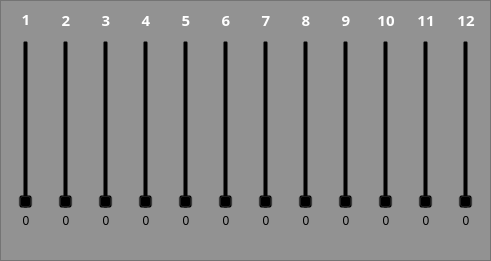
   <widget class="QFrame" name="frame_channels">
    <property name="geometry">
     <rect>
      <x>10</x>
      <y>60</y>
      <width>491</width>
      <height>261</height>
     </rect>
    </property>
    <property name="styleSheet">
     <string notr="true">background-color: rgba(105, 105, 105, 120);
border-color: rgb(255, 255, 255);</string>
    </property>
    <property name="frameShape">
     <enum>QFrame::StyledPanel</enum>
    </property>
    <widget class="QSlider" name="verticalSlider_a_1">
     <property name="geometry">
      <rect>
       <x>10</x>
       <y>40</y>
       <width>32</width>
       <height>169</height>
      </rect>
     </property>
     <property name="styleSheet">
      <string notr="true">background-color: rgba(0, 0, 0, 0);</string>
     </property>
     <property name="maximum">
      <number>127</number>
     </property>
     <property name="orientation">
      <enum>Qt::Vertical</enum>
     </property>
     <property name="tickPosition">
      <enum>QSlider::TicksBothSides</enum>
     </property>
     <property name="tickInterval">
      <number>8</number>
     </property>
    </widget>
    <widget class="QSlider" name="verticalSlider_a_2">
     <property name="geometry">
      <rect>
       <x>50</x>
       <y>40</y>
       <width>32</width>
       <height>169</height>
      </rect>
     </property>
     <property name="styleSheet">
      <string notr="true">background-color: rgba(0, 0, 0, 0);</string>
     </property>
     <property name="maximum">
      <number>127</number>
     </property>
     <property name="orientation">
      <enum>Qt::Vertical</enum>
     </property>
     <property name="tickPosition">
      <enum>QSlider::TicksBothSides</enum>
     </property>
     <property name="tickInterval">
      <number>8</number>
     </property>
    </widget>
    <widget class="QSlider" name="verticalSlider_a_3">
     <property name="geometry">
      <rect>
       <x>90</x>
       <y>40</y>
       <width>32</width>
       <height>169</height>
      </rect>
     </property>
     <property name="styleSheet">
      <string notr="true">background-color: rgba(0, 0, 0, 0);</string>
     </property>
     <property name="maximum">
      <number>127</number>
     </property>
     <property name="orientation">
      <enum>Qt::Vertical</enum>
     </property>
     <property name="tickPosition">
      <enum>QSlider::TicksBothSides</enum>
     </property>
     <property name="tickInterval">
      <number>8</number>
     </property>
    </widget>
    <widget class="QSlider" name="verticalSlider_a_4">
     <property name="geometry">
      <rect>
       <x>130</x>
       <y>40</y>
       <width>32</width>
       <height>169</height>
      </rect>
     </property>
     <property name="styleSheet">
      <string notr="true">background-color: rgba(0, 0, 0, 0);</string>
     </property>
     <property name="maximum">
      <number>127</number>
     </property>
     <property name="orientation">
      <enum>Qt::Vertical</enum>
     </property>
     <property name="tickPosition">
      <enum>QSlider::TicksBothSides</enum>
     </property>
     <property name="tickInterval">
      <number>8</number>
     </property>
    </widget>
    <widget class="QSlider" name="verticalSlider_a_5">
     <property name="geometry">
      <rect>
       <x>170</x>
       <y>40</y>
       <width>32</width>
       <height>169</height>
      </rect>
     </property>
     <property name="styleSheet">
      <string notr="true">background-color: rgba(0, 0, 0, 0);</string>
     </property>
     <property name="maximum">
      <number>127</number>
     </property>
     <property name="orientation">
      <enum>Qt::Vertical</enum>
     </property>
     <property name="tickPosition">
      <enum>QSlider::TicksBothSides</enum>
     </property>
     <property name="tickInterval">
      <number>8</number>
     </property>
    </widget>
    <widget class="QSlider" name="verticalSlider_a_6">
     <property name="geometry">
      <rect>
       <x>210</x>
       <y>40</y>
       <width>32</width>
       <height>169</height>
      </rect>
     </property>
     <property name="styleSheet">
      <string notr="true">background-color: rgba(0, 0, 0, 0);</string>
     </property>
     <property name="maximum">
      <number>127</number>
     </property>
     <property name="orientation">
      <enum>Qt::Vertical</enum>
     </property>
     <property name="tickPosition">
      <enum>QSlider::TicksBothSides</enum>
     </property>
     <property name="tickInterval">
      <number>8</number>
     </property>
    </widget>
    <widget class="QSlider" name="verticalSlider_a_7">
     <property name="geometry">
      <rect>
       <x>250</x>
       <y>40</y>
       <width>32</width>
       <height>169</height>
      </rect>
     </property>
     <property name="styleSheet">
      <string notr="true">background-color: rgba(0, 0, 0, 0);</string>
     </property>
     <property name="maximum">
      <number>127</number>
     </property>
     <property name="orientation">
      <enum>Qt::Vertical</enum>
     </property>
     <property name="tickPosition">
      <enum>QSlider::TicksBothSides</enum>
     </property>
     <property name="tickInterval">
      <number>8</number>
     </property>
    </widget>
    <widget class="QSlider" name="verticalSlider_a_8">
     <property name="geometry">
      <rect>
       <x>290</x>
       <y>40</y>
       <width>32</width>
       <height>169</height>
      </rect>
     </property>
     <property name="styleSheet">
      <string notr="true">background-color: rgba(0, 0, 0, 0);</string>
     </property>
     <property name="maximum">
      <number>127</number>
     </property>
     <property name="orientation">
      <enum>Qt::Vertical</enum>
     </property>
     <property name="tickPosition">
      <enum>QSlider::TicksBothSides</enum>
     </property>
     <property name="tickInterval">
      <number>8</number>
     </property>
    </widget>
    <widget class="QSlider" name="verticalSlider_a_9">
     <property name="geometry">
      <rect>
       <x>330</x>
       <y>40</y>
       <width>32</width>
       <height>169</height>
      </rect>
     </property>
     <property name="styleSheet">
      <string notr="true">background-color: rgba(0, 0, 0, 0);</string>
     </property>
     <property name="maximum">
      <number>127</number>
     </property>
     <property name="orientation">
      <enum>Qt::Vertical</enum>
     </property>
     <property name="tickPosition">
      <enum>QSlider::TicksBothSides</enum>
     </property>
     <property name="tickInterval">
      <number>8</number>
     </property>
    </widget>
    <widget class="QSlider" name="verticalSlider_a_10">
     <property name="geometry">
      <rect>
       <x>370</x>
       <y>40</y>
       <width>32</width>
       <height>169</height>
      </rect>
     </property>
     <property name="styleSheet">
      <string notr="true">background-color: rgba(0, 0, 0, 0);</string>
     </property>
     <property name="maximum">
      <number>127</number>
     </property>
     <property name="orientation">
      <enum>Qt::Vertical</enum>
     </property>
     <property name="tickPosition">
      <enum>QSlider::TicksBothSides</enum>
     </property>
     <property name="tickInterval">
      <number>8</number>
     </property>
    </widget>
    <widget class="QSlider" name="verticalSlider_a_11">
     <property name="geometry">
      <rect>
       <x>410</x>
       <y>40</y>
       <width>32</width>
       <height>169</height>
      </rect>
     </property>
     <property name="styleSheet">
      <string notr="true">background-color: rgba(0, 0, 0, 0);</string>
     </property>
     <property name="maximum">
      <number>127</number>
     </property>
     <property name="orientation">
      <enum>Qt::Vertical</enum>
     </property>
     <property name="tickPosition">
      <enum>QSlider::TicksBothSides</enum>
     </property>
     <property name="tickInterval">
      <number>8</number>
     </property>
    </widget>
    <widget class="QSlider" name="verticalSlider_a_12">
     <property name="geometry">
      <rect>
       <x>450</x>
       <y>40</y>
       <width>32</width>
       <height>169</height>
      </rect>
     </property>
     <property name="styleSheet">
      <string notr="true">background-color: rgba(0, 0, 0, 0);</string>
     </property>
     <property name="maximum">
      <number>127</number>
     </property>
     <property name="orientation">
      <enum>Qt::Vertical</enum>
     </property>
     <property name="tickPosition">
      <enum>QSlider::TicksBothSides</enum>
     </property>
     <property name="tickInterval">
      <number>8</number>
     </property>
    </widget>
    <widget class="QLabel" name="label_a_1">
     <property name="geometry">
      <rect>
       <x>10</x>
       <y>10</y>
       <width>32</width>
       <height>20</height>
      </rect>
     </property>
     <property name="font">
      <font>
       <family>Agency FB</family>
       <pointsize>11</pointsize>
       <weight>75</weight>
       <bold>true</bold>
      </font>
     </property>
     <property name="styleSheet">
      <string notr="true">background-color: rgba(0, 0, 0, 0);
color: rgb(255, 255, 255);</string>
     </property>
     <property name="text">
      <string>1</string>
     </property>
     <property name="alignment">
      <set>Qt::AlignBottom|Qt::AlignHCenter</set>
     </property>
    </widget>
    <widget class="QLabel" name="label_a_2">
     <property name="geometry">
      <rect>
       <x>50</x>
       <y>10</y>
       <width>32</width>
       <height>21</height>
      </rect>
     </property>
     <property name="font">
      <font>
       <family>Agency FB</family>
       <pointsize>11</pointsize>
       <weight>75</weight>
       <bold>true</bold>
      </font>
     </property>
     <property name="styleSheet">
      <string notr="true">background-color: rgba(0, 0, 0, 0);
color: rgb(255, 255, 255);</string>
     </property>
     <property name="text">
      <string>2</string>
     </property>
     <property name="alignment">
      <set>Qt::AlignBottom|Qt::AlignHCenter</set>
     </property>
    </widget>
    <widget class="QLabel" name="label_a_3">
     <property name="geometry">
      <rect>
       <x>90</x>
       <y>10</y>
       <width>32</width>
       <height>21</height>
      </rect>
     </property>
     <property name="font">
      <font>
       <family>Agency FB</family>
       <pointsize>11</pointsize>
       <weight>75</weight>
       <bold>true</bold>
      </font>
     </property>
     <property name="styleSheet">
      <string notr="true">background-color: rgba(0, 0, 0, 0);
color: rgb(255, 255, 255);</string>
     </property>
     <property name="text">
      <string>3</string>
     </property>
     <property name="alignment">
      <set>Qt::AlignBottom|Qt::AlignHCenter</set>
     </property>
    </widget>
    <widget class="QLabel" name="label_a_4">
     <property name="geometry">
      <rect>
       <x>130</x>
       <y>10</y>
       <width>32</width>
       <height>21</height>
      </rect>
     </property>
     <property name="font">
      <font>
       <family>Agency FB</family>
       <pointsize>11</pointsize>
       <weight>75</weight>
       <bold>true</bold>
      </font>
     </property>
     <property name="styleSheet">
      <string notr="true">background-color: rgba(0, 0, 0, 0);
color: rgb(255, 255, 255);</string>
     </property>
     <property name="text">
      <string>4</string>
     </property>
     <property name="alignment">
      <set>Qt::AlignBottom|Qt::AlignHCenter</set>
     </property>
    </widget>
    <widget class="QLabel" name="label_a_5">
     <property name="geometry">
      <rect>
       <x>170</x>
       <y>10</y>
       <width>32</width>
       <height>21</height>
      </rect>
     </property>
     <property name="font">
      <font>
       <family>Agency FB</family>
       <pointsize>11</pointsize>
       <weight>75</weight>
       <bold>true</bold>
      </font>
     </property>
     <property name="styleSheet">
      <string notr="true">background-color: rgba(0, 0, 0, 0);
color: rgb(255, 255, 255);</string>
     </property>
     <property name="text">
      <string>5</string>
     </property>
     <property name="alignment">
      <set>Qt::AlignBottom|Qt::AlignHCenter</set>
     </property>
    </widget>
    <widget class="QLabel" name="label_a_6">
     <property name="geometry">
      <rect>
       <x>210</x>
       <y>10</y>
       <width>32</width>
       <height>21</height>
      </rect>
     </property>
     <property name="font">
      <font>
       <family>Agency FB</family>
       <pointsize>11</pointsize>
       <weight>75</weight>
       <bold>true</bold>
      </font>
     </property>
     <property name="styleSheet">
      <string notr="true">
color: rgb(255, 255, 255);background-color: rgba(0, 0, 0, 0);</string>
     </property>
     <property name="text">
      <string>6</string>
     </property>
     <property name="alignment">
      <set>Qt::AlignBottom|Qt::AlignHCenter</set>
     </property>
    </widget>
    <widget class="QLabel" name="label_a_7">
     <property name="geometry">
      <rect>
       <x>250</x>
       <y>10</y>
       <width>32</width>
       <height>21</height>
      </rect>
     </property>
     <property name="font">
      <font>
       <family>Agency FB</family>
       <pointsize>11</pointsize>
       <weight>75</weight>
       <bold>true</bold>
      </font>
     </property>
     <property name="styleSheet">
      <string notr="true">background-color: rgba(0, 0, 0, 0);
color: rgb(255, 255, 255);</string>
     </property>
     <property name="text">
      <string>7</string>
     </property>
     <property name="alignment">
      <set>Qt::AlignBottom|Qt::AlignHCenter</set>
     </property>
    </widget>
    <widget class="QLabel" name="label_a_8">
     <property name="geometry">
      <rect>
       <x>290</x>
       <y>10</y>
       <width>32</width>
       <height>21</height>
      </rect>
     </property>
     <property name="font">
      <font>
       <family>Agency FB</family>
       <pointsize>11</pointsize>
       <weight>75</weight>
       <bold>true</bold>
      </font>
     </property>
     <property name="styleSheet">
      <string notr="true">background-color: rgba(0, 0, 0, 0);
color: rgb(255, 255, 255);</string>
     </property>
     <property name="text">
      <string>8</string>
     </property>
     <property name="alignment">
      <set>Qt::AlignBottom|Qt::AlignHCenter</set>
     </property>
    </widget>
    <widget class="QLabel" name="label_a_9">
     <property name="geometry">
      <rect>
       <x>330</x>
       <y>10</y>
       <width>32</width>
       <height>21</height>
      </rect>
     </property>
     <property name="font">
      <font>
       <family>Agency FB</family>
       <pointsize>11</pointsize>
       <weight>75</weight>
       <bold>true</bold>
      </font>
     </property>
     <property name="styleSheet">
      <string notr="true">background-color: rgba(0, 0, 0, 0);
color: rgb(255, 255, 255);</string>
     </property>
     <property name="text">
      <string>9</string>
     </property>
     <property name="alignment">
      <set>Qt::AlignBottom|Qt::AlignHCenter</set>
     </property>
    </widget>
    <widget class="QLabel" name="label_a_10">
     <property name="geometry">
      <rect>
       <x>370</x>
       <y>10</y>
       <width>32</width>
       <height>21</height>
      </rect>
     </property>
     <property name="font">
      <font>
       <family>Agency FB</family>
       <pointsize>11</pointsize>
       <weight>75</weight>
       <bold>true</bold>
      </font>
     </property>
     <property name="styleSheet">
      <string notr="true">background-color: rgba(0, 0, 0, 0);
color: rgb(255, 255, 255);</string>
     </property>
     <property name="text">
      <string>10</string>
     </property>
     <property name="alignment">
      <set>Qt::AlignBottom|Qt::AlignHCenter</set>
     </property>
    </widget>
    <widget class="QLabel" name="label_a_11">
     <property name="geometry">
      <rect>
       <x>410</x>
       <y>10</y>
       <width>32</width>
       <height>21</height>
      </rect>
     </property>
     <property name="font">
      <font>
       <family>Agency FB</family>
       <pointsize>11</pointsize>
       <weight>75</weight>
       <bold>true</bold>
      </font>
     </property>
     <property name="styleSheet">
      <string notr="true">background-color: rgba(0, 0, 0, 0);
color: rgb(255, 255, 255);</string>
     </property>
     <property name="text">
      <string>11</string>
     </property>
     <property name="alignment">
      <set>Qt::AlignBottom|Qt::AlignHCenter</set>
     </property>
    </widget>
    <widget class="QLabel" name="label_a_12">
     <property name="geometry">
      <rect>
       <x>450</x>
       <y>10</y>
       <width>32</width>
       <height>21</height>
      </rect>
     </property>
     <property name="font">
      <font>
       <family>Agency FB</family>
       <pointsize>11</pointsize>
       <weight>75</weight>
       <bold>true</bold>
      </font>
     </property>
     <property name="styleSheet">
      <string notr="true">background-color: rgba(0, 0, 0, 0);
color: rgb(255, 255, 255);</string>
     </property>
     <property name="text">
      <string>12</string>
     </property>
     <property name="alignment">
      <set>Qt::AlignBottom|Qt::AlignHCenter</set>
     </property>
    </widget>
    <widget class="QLabel" name="label_a_value_1">
     <property name="geometry">
      <rect>
       <x>10</x>
       <y>210</y>
       <width>32</width>
       <height>21</height>
      </rect>
     </property>
     <property name="styleSheet">
      <string notr="true">background-color: rgba(0, 0, 0, 0);</string>
     </property>
     <property name="text">
      <string>0</string>
     </property>
     <property name="alignment">
      <set>Qt::AlignCenter</set>
     </property>
    </widget>
    <widget class="QLabel" name="label_a_value_2">
     <property name="geometry">
      <rect>
       <x>50</x>
       <y>210</y>
       <width>32</width>
       <height>21</height>
      </rect>
     </property>
     <property name="styleSheet">
      <string notr="true">background-color: rgba(0, 0, 0, 0);</string>
     </property>
     <property name="text">
      <string>0</string>
     </property>
     <property name="alignment">
      <set>Qt::AlignCenter</set>
     </property>
    </widget>
    <widget class="QLabel" name="label_a_value_3">
     <property name="geometry">
      <rect>
       <x>90</x>
       <y>210</y>
       <width>32</width>
       <height>21</height>
      </rect>
     </property>
     <property name="styleSheet">
      <string notr="true">background-color: rgba(0, 0, 0, 0);</string>
     </property>
     <property name="text">
      <string>0</string>
     </property>
     <property name="alignment">
      <set>Qt::AlignCenter</set>
     </property>
    </widget>
    <widget class="QLabel" name="label_a_value_4">
     <property name="geometry">
      <rect>
       <x>130</x>
       <y>210</y>
       <width>32</width>
       <height>21</height>
      </rect>
     </property>
     <property name="styleSheet">
      <string notr="true">background-color: rgba(0, 0, 0, 0);</string>
     </property>
     <property name="text">
      <string>0</string>
     </property>
     <property name="alignment">
      <set>Qt::AlignCenter</set>
     </property>
    </widget>
    <widget class="QLabel" name="label_a_value_5">
     <property name="geometry">
      <rect>
       <x>170</x>
       <y>210</y>
       <width>32</width>
       <height>21</height>
      </rect>
     </property>
     <property name="styleSheet">
      <string notr="true">background-color: rgba(0, 0, 0, 0);</string>
     </property>
     <property name="text">
      <string>0</string>
     </property>
     <property name="alignment">
      <set>Qt::AlignCenter</set>
     </property>
    </widget>
    <widget class="QLabel" name="label_a_value_6">
     <property name="geometry">
      <rect>
       <x>210</x>
       <y>210</y>
       <width>32</width>
       <height>21</height>
      </rect>
     </property>
     <property name="styleSheet">
      <string notr="true">background-color: rgba(0, 0, 0, 0);</string>
     </property>
     <property name="text">
      <string>0</string>
     </property>
     <property name="alignment">
      <set>Qt::AlignCenter</set>
     </property>
    </widget>
    <widget class="QLabel" name="label_a_value_7">
     <property name="geometry">
      <rect>
       <x>250</x>
       <y>210</y>
       <width>32</width>
       <height>21</height>
      </rect>
     </property>
     <property name="styleSheet">
      <string notr="true">background-color: rgba(0, 0, 0, 0);</string>
     </property>
     <property name="text">
      <string>0</string>
     </property>
     <property name="alignment">
      <set>Qt::AlignCenter</set>
     </property>
    </widget>
    <widget class="QLabel" name="label_a_value_8">
     <property name="geometry">
      <rect>
       <x>290</x>
       <y>210</y>
       <width>32</width>
       <height>21</height>
      </rect>
     </property>
     <property name="styleSheet">
      <string notr="true">background-color: rgba(0, 0, 0, 0);</string>
     </property>
     <property name="text">
      <string>0</string>
     </property>
     <property name="alignment">
      <set>Qt::AlignCenter</set>
     </property>
    </widget>
    <widget class="QLabel" name="label_a_value_9">
     <property name="geometry">
      <rect>
       <x>330</x>
       <y>210</y>
       <width>32</width>
       <height>21</height>
      </rect>
     </property>
     <property name="styleSheet">
      <string notr="true">background-color: rgba(0, 0, 0, 0);</string>
     </property>
     <property name="text">
      <string>0</string>
     </property>
     <property name="alignment">
      <set>Qt::AlignCenter</set>
     </property>
    </widget>
    <widget class="QLabel" name="label_a_value_10">
     <property name="geometry">
      <rect>
       <x>370</x>
       <y>210</y>
       <width>32</width>
       <height>21</height>
      </rect>
     </property>
     <property name="styleSheet">
      <string notr="true">background-color: rgba(0, 0, 0, 0);</string>
     </property>
     <property name="text">
      <string>0</string>
     </property>
     <property name="alignment">
      <set>Qt::AlignCenter</set>
     </property>
    </widget>
    <widget class="QLabel" name="label_a_value_11">
     <property name="geometry">
      <rect>
       <x>410</x>
       <y>210</y>
       <width>32</width>
       <height>21</height>
      </rect>
     </property>
     <property name="styleSheet">
      <string notr="true">background-color: rgba(0, 0, 0, 0);</string>
     </property>
     <property name="text">
      <string>0</string>
     </property>
     <property name="alignment">
      <set>Qt::AlignCenter</set>
     </property>
    </widget>
    <widget class="QLabel" name="label_a_value_12">
     <property name="geometry">
      <rect>
       <x>450</x>
       <y>210</y>
       <width>32</width>
       <height>21</height>
      </rect>
     </property>
     <property name="styleSheet">
      <string notr="true">background-color: rgba(0, 0, 0, 0);</string>
     </property>
     <property name="text">
      <string>0</string>
     </property>
     <property name="alignment">
      <set>Qt::AlignCenter</set>
     </property>
    </widget>
    <widget class="QCheckBox" name="checkBox_a_1">
     <property name="geometry">
      <rect>
       <x>20</x>
       <y>230</y>
       <width>16</width>
       <height>21</height>
      </rect>
     </property>
     <property name="styleSheet">
      <string notr="true">background-color: rgba(0, 0, 0, 0);</string>
     </property>
     <property name="text">
      <string/>
     </property>
    </widget>
    <widget class="QCheckBox" name="checkBox_a_2">
     <property name="geometry">
      <rect>
       <x>60</x>
       <y>230</y>
       <width>31</width>
       <height>21</height>
      </rect>
     </property>
     <property name="styleSheet">
      <string notr="true">background-color: rgba(0, 0, 0, 0);</string>
     </property>
     <property name="text">
      <string/>
     </property>
    </widget>
    <widget class="QCheckBox" name="checkBox_a_3">
     <property name="geometry">
      <rect>
       <x>100</x>
       <y>230</y>
       <width>31</width>
       <height>21</height>
      </rect>
     </property>
     <property name="styleSheet">
      <string notr="true">background-color: rgba(0, 0, 0, 0);</string>
     </property>
     <property name="text">
      <string/>
     </property>
    </widget>
    <widget class="QCheckBox" name="checkBox_a_4">
     <property name="geometry">
      <rect>
       <x>140</x>
       <y>230</y>
       <width>31</width>
       <height>21</height>
      </rect>
     </property>
     <property name="styleSheet">
      <string notr="true">background-color: rgba(0, 0, 0, 0);</string>
     </property>
     <property name="text">
      <string/>
     </property>
    </widget>
    <widget class="QCheckBox" name="checkBox_a_5">
     <property name="geometry">
      <rect>
       <x>180</x>
       <y>230</y>
       <width>31</width>
       <height>21</height>
      </rect>
     </property>
     <property name="styleSheet">
      <string notr="true">background-color: rgba(0, 0, 0, 0);</string>
     </property>
     <property name="text">
      <string/>
     </property>
    </widget>
    <widget class="QCheckBox" name="checkBox_a_6">
     <property name="geometry">
      <rect>
       <x>220</x>
       <y>230</y>
       <width>31</width>
       <height>21</height>
      </rect>
     </property>
     <property name="styleSheet">
      <string notr="true">background-color: rgba(0, 0, 0, 0);</string>
     </property>
     <property name="text">
      <string/>
     </property>
    </widget>
    <widget class="QCheckBox" name="checkBox_a_7">
     <property name="geometry">
      <rect>
       <x>260</x>
       <y>230</y>
       <width>31</width>
       <height>21</height>
      </rect>
     </property>
     <property name="styleSheet">
      <string notr="true">background-color: rgba(0, 0, 0, 0);</string>
     </property>
     <property name="text">
      <string/>
     </property>
    </widget>
    <widget class="QCheckBox" name="checkBox_a_8">
     <property name="geometry">
      <rect>
       <x>300</x>
       <y>230</y>
       <width>31</width>
       <height>21</height>
      </rect>
     </property>
     <property name="styleSheet">
      <string notr="true">background-color: rgba(0, 0, 0, 0);</string>
     </property>
     <property name="text">
      <string/>
     </property>
    </widget>
    <widget class="QCheckBox" name="checkBox_a_9">
     <property name="geometry">
      <rect>
       <x>340</x>
       <y>230</y>
       <width>31</width>
       <height>21</height>
      </rect>
     </property>
     <property name="styleSheet">
      <string notr="true">background-color: rgba(0, 0, 0, 0);</string>
     </property>
     <property name="text">
      <string/>
     </property>
    </widget>
    <widget class="QCheckBox" name="checkBox_a_10">
     <property name="geometry">
      <rect>
       <x>380</x>
       <y>230</y>
       <width>31</width>
       <height>21</height>
      </rect>
     </property>
     <property name="styleSheet">
      <string notr="true">background-color: rgba(0, 0, 0, 0);</string>
     </property>
     <property name="text">
      <string/>
     </property>
    </widget>
    <widget class="QCheckBox" name="checkBox_a_11">
     <property name="geometry">
      <rect>
       <x>420</x>
       <y>230</y>
       <width>31</width>
       <height>21</height>
      </rect>
     </property>
     <property name="styleSheet">
      <string notr="true">background-color: rgba(0, 0, 0, 0);</string>
     </property>
     <property name="text">
      <string/>
     </property>
    </widget>
    <widget class="QCheckBox" name="checkBox_a_12">
     <property name="geometry">
      <rect>
       <x>460</x>
       <y>230</y>
       <width>21</width>
       <height>21</height>
      </rect>
     </property>
     <property name="styleSheet">
      <string notr="true">background-color: rgba(0, 0, 0, 0);</string>
     </property>
     <property name="text">
      <string/>
     </property>
    </widget>
   </widget>
